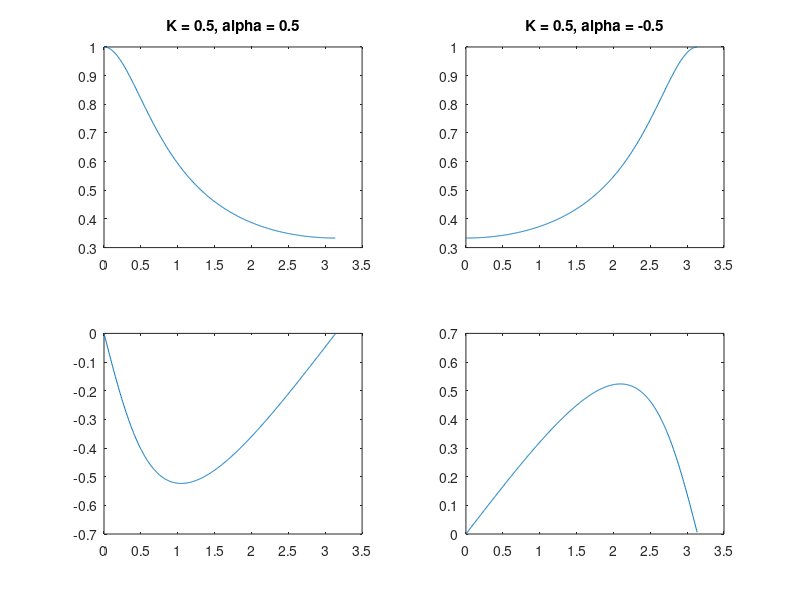

Recreate this plot in MATLAB.
clear all;
pkg load signal;

num = [0.5];
den = [1 -0.5];
[h, w] = freqz(num, den);
figure(1);
subplot(2,2,1);
plot(w, abs(h));
title("K = 0.5, alpha = 0.5");
subplot(2,2,3);
plot(w, angle(h));

num = [0.5];
den = [1 +0.5];
[h, w] = freqz(num, den);
subplot(2,2,2);
plot(w, abs(h));
title("K = 0.5, alpha = -0.5");
subplot(2,2,4);
plot(w, angle(h));

pause;
print -depslatex "-S800,600" "boundedRealTransferFunctionsExample.tex"
